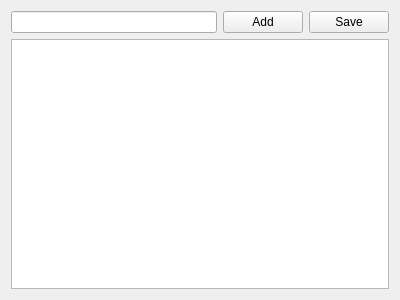
<?xml version="1.0" encoding="UTF-8"?>
<ui version="4.0">
 <class>Widget</class>
 <widget class="QWidget" name="Widget">
  <property name="geometry">
   <rect>
    <x>0</x>
    <y>0</y>
    <width>400</width>
    <height>300</height>
   </rect>
  </property>
  <property name="windowTitle">
   <string>Widget</string>
  </property>
  <layout class="QVBoxLayout" name="verticalLayout">
   <item>
    <layout class="QHBoxLayout" name="horizontalLayout">
     <item>
      <widget class="QLineEdit" name="lineEdit"/>
     </item>
     <item>
      <widget class="QPushButton" name="addPushButton">
       <property name="text">
        <string>Add</string>
       </property>
      </widget>
     </item>
     <item>
      <widget class="QPushButton" name="savePushButton">
       <property name="text">
        <string>Save</string>
       </property>
      </widget>
     </item>
    </layout>
   </item>
   <item>
    <widget class="QListWidget" name="listWidget"/>
   </item>
  </layout>
 </widget>
 <layoutdefault spacing="6" margin="11"/>
 <resources/>
 <connections/>
</ui>
